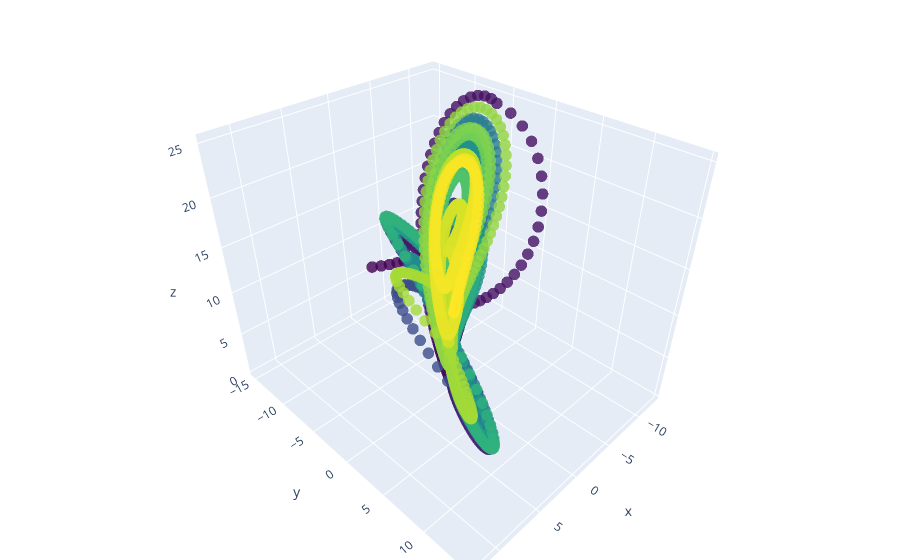

The code cell stored with this chart in its notebook:
### Code cell
# Plotting the trajectories of the Lorenz system
point_cloud = np.asarray([lorenz_attractor.x_, lorenz_attractor.y_, lorenz_attractor.z_]).T
plot_point_cloud(point_cloud)

### Figure 1 — Plotly figure (JSON) as saved in the notebook; plotly's stock layout.template omitted (floating-point values rounded to 4 significant figures; data arrays with more than 128 entries replaced by an {"elided": "..."} marker saying what was removed)
{"data": [{"marker": {"color": {"elided": "5000 int values"}, "colorscale": [[0, "#440154"], [0.1111, "#482878"], [0.2222, "#3e4989"], [0.3333, "#31688e"], [0.4444, "#26828e"], [0.5556, "#1f9e89"], [0.6667, "#35b779"], [0.7778, "#6ece58"], [0.8889, "#b5de2b"], [1, "#fde725"]], "opacity": 0.8, "size": 4}, "mode": "markers", "type": "scatter3d", "x": {"elided": "5000 float values"}, "y": {"elided": "5000 float values"}, "z": {"elided": "5000 float values"}}], "layout": {"margin": {"b": 0, "l": 0, "r": 0, "t": 0}}}
